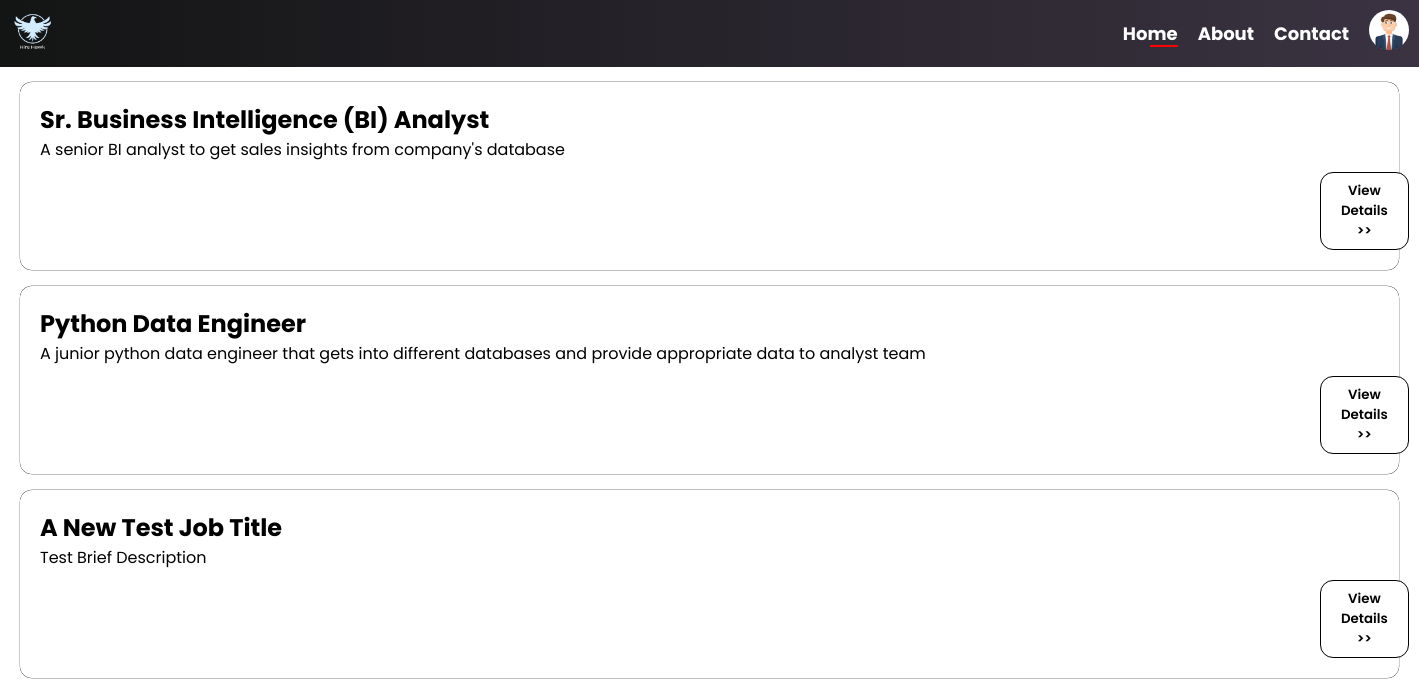
Page /appli/ (signed in) on the earlier database version.
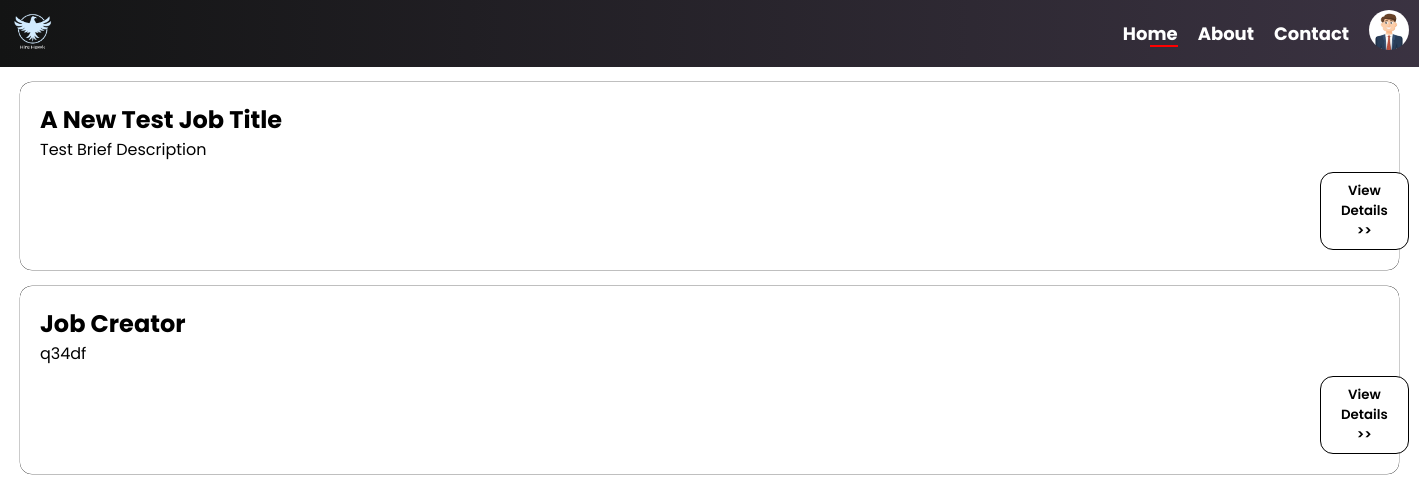
Same page on the later database version.
### resume_manager/models.py (models this page shows, shortened)
class Job_description(models.Model):
    title = models.CharField(max_length = 255)
    brief_stat = models.CharField(max_length = 255 ,null = True)
    responsibility = models.TextField()
    requirement = models.TextField()
    salary = models.CharField(max_length = 100)
    created_at = models.DateTimeField(auto_now_add= True , null = True)

### resume_manager/views.py (the view)
# urls.py: path("appli/",views.applicant_view,name='appview'),
def applicant_view(request):
    if request.user.is_authenticated:
        jobs = Job_description.objects.all()
        return render(request,'Applicant Updated/AppliDashboard.html',{'jobs': jobs})
    else:
        return redirect('login')

### resume_manager/emailbackend.py (called while the page is built)
    def get_user(self, user_id):
        UserModel = get_user_model()
        try:
            return UserModel.objects.get(pk=user_id)
        except UserModel.DoesNotExist:
            return None

### templates/Applicant Updated/AppliDashboard.html (shortened to what this page needs)
<!DOCTYPE html>
{% load static %}
<html lang="en">
<head>
</head>
<body>
  <nav>
    <div class="logo">
      <img src="{% static "image/HireHawkLogo.png"%}" alt="Logo">
    </div>
    <ul>
      <li><a href="{% url 'appview' %}" class="thispage">Home</a></li>
      <li><a href="{% url 'about' %}">About</a></li>
      <li><a href="{% url 'Acontactus' %}">Contact</a></li>
      <li class="nav-item profile" id="profileImage" onclick="showPopup()">
        <img src="{% static "image/profile-image.jpg" %}" alt="Profile Avatar">
      </li>
    </ul>
  </nav>
  <div class="content">
  </div>
{% for job in jobs %}
  <div class="content" >
    <div class="text-content">
      <h2>{{job.title}}</h2>
      <p>
        {{job.brief_stat}}
      </p>
    </div>
    <form method="post" action={% url 'job_desc' %}>
     <button id="fileInputButton" onclick="redirectToAboutJob()" type = "submit">
      View Details >>
     </button>
  </div>
{% endfor %}
</body>
</html>

### templates/Applicant Updated/AppliDashboard.html (style rules this page uses)
body { font-family: 'Poppins', sans-serif; margin: 0; }
nav { position: fixed; top: 0; width: 100%; background: linear-gradient(to right, #131414, #3b3342); padding: 10px; display: flex; justify-content: space-between; align-items: center; }
nav .logo img { max-height: 40px; }
nav ul { list-style: none; margin: 0; padding: 0; display: flex; align-items: center; }
nav li { margin-right: 20px; }
nav a { text-decoration: none; color: white; font-weight: bold; font-size: 18px; }
nav .profile { cursor: pointer; }
nav .profile img { border-radius: 50%; max-height: 40px; cursor: pointer; }
.content { margin-top: 16px; margin-left: 20px; margin-right: 20px; padding: 20px; cursor: pointer; border-radius: 12px; display: flex; flex-direction: column; align-items: flex-start; border: none; box-shadow: 0 0 0 0.2px black; }
.text-content { margin-bottom: 10px; }
.text-content h2, .text-content p { margin: 0; }
#fileInputButton { font-family: 'Poppins', sans-serif; color: black; border-radius: 13px; cursor: pointer; font-weight: 600; border: 1px solid black; background-color: white; padding: 8px 20px; margin-left: 160vh; cursor: pointer; transition: background-color 0.3s; }
.thispage { display: inline-block; position: relative; }
.thispage::after { content: ""; display: block; position: absolute; bottom: 0; right: 0; height: 50%; width: 50%; border-bottom: 2px solid red; }

Differences in the rows shown:
removed Job_description: title "Sr. Business Intelligence (BI) Analyst", brief_stat "A senior BI analyst to get sales insights from company's database"
removed Job_description: title "Python Data Engineer", brief_stat "A junior python data engineer that gets into different databases and provide appropriate data to analyst team"
added Job_description: title "Job Creator", brief_stat "q34df"
